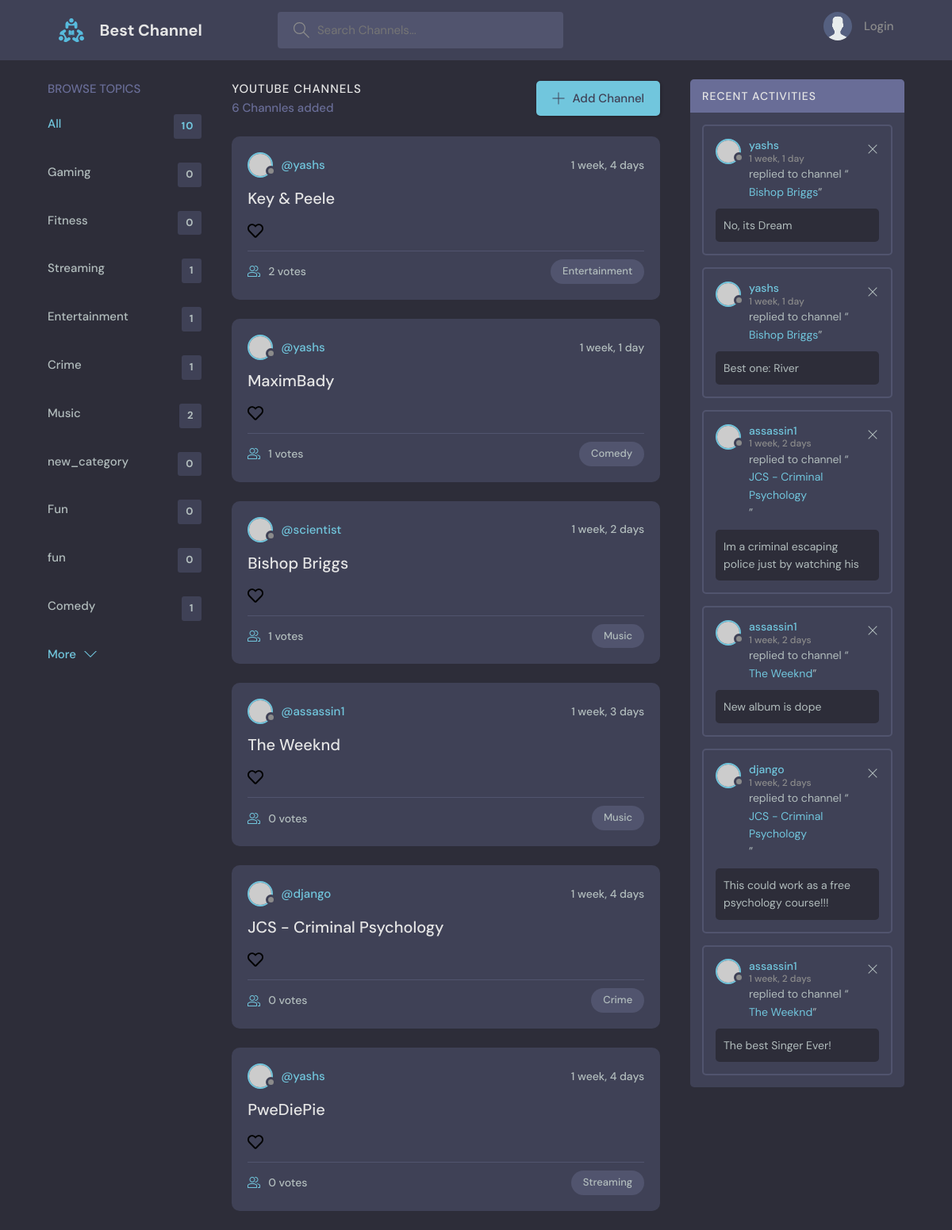
The page / on the database its author committed.
### base/models.py (models this page shows, shortened)
class Topic(models.Model):
    name = models.CharField(max_length=50)

class Room(models.Model):
    host = models.ForeignKey(User, on_delete=models.SET_NULL, null=True)
    topic = models.ForeignKey(Topic, on_delete=models.SET_NULL, null=True)
    name = models.CharField(max_length=200)
    link = models.CharField(max_length=500, default="Some Error Occured")
    voters = models.ManyToManyField(User, related_name="voters", blank=True)
    description = models.TextField(null=True, blank=True)
    updated = models.DateTimeField(auto_now=True)
    created = models.DateTimeField(auto_now_add=True)
    class Meta:
        ordering = ["-updated", "-created"]

class Message(models.Model):
    user = models.ForeignKey(User, on_delete=models.CASCADE)
    room = models.ForeignKey(Room, on_delete=models.CASCADE)
    body = models.TextField()
    updated = models.DateTimeField(auto_now=True)
    created = models.DateTimeField(auto_now_add=True)
    class Meta:
        ordering = ["-updated", "-created"]
    def __str__(self):
        return self.body[0:50]

### base/views.py (the view)
# urls.py: path("", views.home, name="home"),
def home(request):
    q = request.GET.get("q") if request.GET.get("q") != None else ""
    rooms = (
        Room.objects.filter(Q(topic__name__icontains=q) | Q(name__icontains=q))
        .annotate(v_count=Count("voters"))
        .order_by("-v_count", "-created", "-updated")[:7]
    )
    room_count = rooms.count()
    room_messages = Message.objects.filter(Q(room__topic__name__icontains=q))
    topics = Topic.objects.all()
    for room in rooms:
        if room.voters.filter(username=request.user.username).exists():
            room.voted = True
        else:
            room.voted = False
    context = {
        "rooms": rooms,
        "topics": topics,
        "room_count": room_count,
        "room_messages": room_messages,
    }
    return render(request, "base/home.html", context)

### base/templates/base/home.html (shortened to what this page needs)
{% extends 'main.html' %}
{%block content%}
<main class="layout layout--3">
  <div class="container">
    {% include 'base/topics_component.html' %}
    <div class="roomList">
      <div class="roomList__header">
        <div>
          <h2>YouTube Channels</h2>
          <p>{{rooms.count}} Channles added</p>
        </div>
        <a class="btn btn--main" href="{% url 'create-room' %}">
          <svg version="1.1" xmlns="http://www.w3.org/2000/svg" width="32" height="32" viewBox="0 0 32 32">
            <title>add</title>
            <path
              d="M16.943 0.943h-1.885v14.115h-14.115v1.885h14.115v14.115h1.885v-14.115h14.115v-1.885h-14.115v-14.115z">
            </path>
          </svg>
          Add Channel
        </a>
      </div>
      {% include 'base/feed_component.html' %}
    </div>
    {%include 'base/activity_component.html'%}
  </div>
</main>
{% endblock %}

### base/templates/base/topics_component.html
<div class="topics">
    <div class="topics__header">
        <h2>Browse Topics</h2>
    </div>
    <ul class="topics__list">
        <li>
            <a href="{%url 'home' %}" class="active">All <span>{{topics.count}}</span></a>
        </li>
        {%for topic in topics%}
        <li>
            <a href="{%url 'home' %}?q={{topic.name}}">{{topic.name}} <span>{{topic.room_set.all.count}}</span></a>
        </li>
        {%endfor%}
    </ul>
    <a class="btn btn--link" href="topics.html">
        More
        <svg version="1.1" xmlns="http://www.w3.org/2000/svg" width="32" height="32" viewBox="0 0 32 32">
            <title>chevron-down</title>
            <path d="M16 21l-13-13h-3l16 16 16-16h-3l-13 13z"></path>
        </svg>
    </a>
</div>

### base/templates/base/feed_component.html (shortened to what this page needs)
{% load static %}
{% for room in rooms %}
<div class="roomListRoom">
    <div class="roomListRoom__header">
        <a href="{% url 'user-profile' room.host.id %}" class="roomListRoom__author">
            <div class="avatar avatar--small">
                <img src="https://randomuser.me/api/portraits/women/11.jpg" />
            </div>
            <span>@{{room.host.username}}</span>
        </a>
        <div class="roomListRoom__actions">
            <span>{{room.created | timesince}}</span>
        </div>
    </div>
    <div class="roomListRoom__content">
        <a href="{% url 'room' room.id %}">{{room.name}}</a>
        {% if room.voted %}
        <a href="{% url 'unvote-room' room.id%}" class="header__logo like__button">
            <img src="{%static 'images/heart-solid.svg'%}" />
        </a>
        {% else %}
        <a href="{% url 'upvote-room' room.id%}" class="header__logo like__button">
            <img src="{%static 'images/heart-regular.svg'%}" />
        </a>
        {% endif %}
    </div>
    <div class="roomListRoom__meta">
        <a href="{% url 'room' room.id %}" class="roomListRoom__joined">
            {{room.v_count}} votes
        </a>
        <p class="roomListRoom__topic">{{room.topic.name}}</p>
    </div>
</div>
{% endfor %}

### base/templates/base/activity_component.html
<div class="activities">
    <div class="activities__header">
        <h2>Recent Activities</h2>
    </div>
    {%for message in room_messages%}
    <div class="activities__box">
        <div class="activities__boxHeader roomListRoom__header">
            <a href="{% url 'user-profile' message.user.id%}" class="roomListRoom__author">
                <div class="avatar avatar--small">
                    <img src="https://randomuser.me/api/portraits/women/11.jpg" />
                </div>
                <p>
                    {{message.user.username}}
                    <span>{{message.created | timesince}}</span>
                </p>
            </a>
            <div class="roomListRoom__actions">
                <a href="#">
                    <svg version="1.1" xmlns="http://www.w3.org/2000/svg" width="32" height="32" viewBox="0 0 32 32">
                        <title>remove</title>
                        <path
                            d="M27.314 6.019l-1.333-1.333-9.98 9.981-9.981-9.981-1.333 1.333 9.981 9.981-9.981 9.98 1.333 1.333 9.981-9.98 9.98 9.98 1.333-1.333-9.98-9.98 9.98-9.981z">
                        </path>
                    </svg>
                </a>
            </div>
        </div>
        <div class="activities__boxContent">
            <p>replied to channel “<a href="{% url 'room' message.room.id %}">{{message.room.name}}</a>”</p>
            <div class="activities__boxRoomContent">
                {{message}}
            </div>
        </div>
    </div>
    {%endfor%}
</div>

### rows shown on the page
Topic: name "Gaming", room_set.all.count "0"
Topic: name "Fitness", room_set.all.count "0"
Topic: name "Streaming", room_set.all.count "1"
Topic: name "Entertainment", room_set.all.count "1"
Topic: name "Crime", room_set.all.count "1"
Topic: name "Music", room_set.all.count "2"
Topic: name "new_category", room_set.all.count "0"
Topic: name "Fun", room_set.all.count "0"
Topic: name "fun", room_set.all.count "0"
Topic: name "Comedy", room_set.all.count "1"
Room: host.username "yashs", created "1 week, 4 days", name "Key & Peele", v_count "2", topic.name "Entertainment"
Room: host.username "yashs", created "1 week, 1 day", name "MaximBady", v_count "1", topic.name "Comedy"
Room: host.username "scientist", created "1 week, 2 days", name "Bishop Briggs", v_count "1", topic.name "Music"
Room: host.username "assassin1", created "1 week, 3 days", name "The Weeknd", v_count "0", topic.name "Music"
Room: host.username "django", created "1 week, 4 days", name "JCS - Criminal Psychology", v_count "0", topic.name "Crime"
Room: host.username "yashs", created "1 week, 4 days", name "PweDiePie", v_count "0", topic.name "Streaming"
Message: user.username "yashs", created "1 week, 1 day", room.name "Bishop Briggs", body "No, its Dream"
Message: user.username "yashs", created "1 week, 1 day", room.name "Bishop Briggs", body "Best one: River"
Message: user.username "assassin1", created "1 week, 2 days", room.name "JCS - Criminal Psychology", body "Im a criminal escaping police just by watching his"
Message: user.username "assassin1", created "1 week, 2 days", room.name "The Weeknd", body "New album is dope"
Message: user.username "django", created "1 week, 2 days", room.name "JCS - Criminal Psychology", body "This could work as a free psychology course!!!"
Message: user.username "assassin1", created "1 week, 2 days", room.name "The Weeknd", body "The best Singer Ever!"

### other values the page prints
{{ topics.count }} "10"
{{ rooms.count }} "6"
